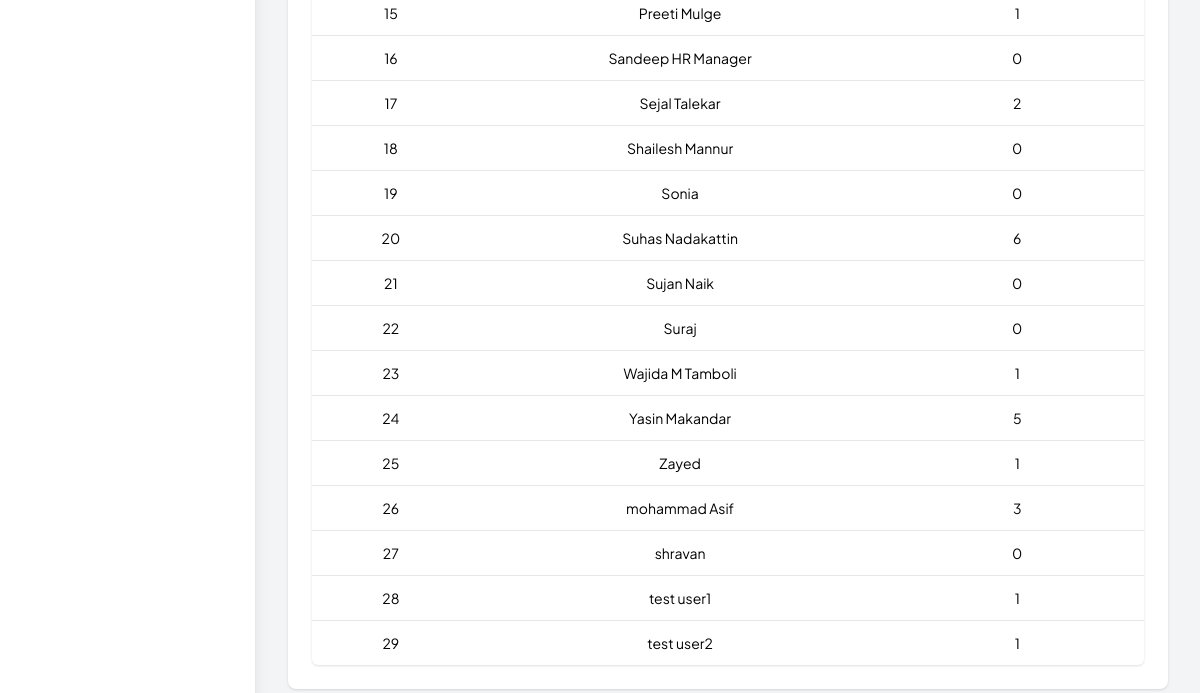
Before: /admin/leave_summary (signed in, lower part) with the older database file.
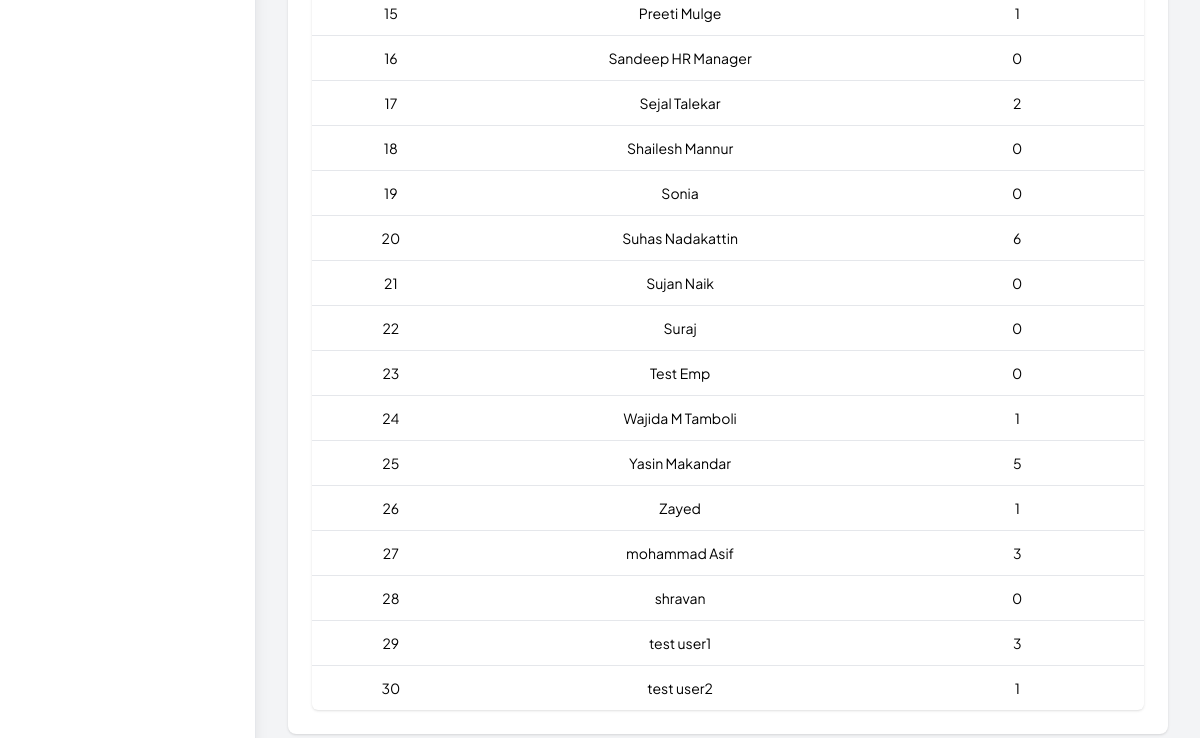
After: the same page with the newer database file.
### tables this page shows
CREATE TABLE tbl_employee (
                emp_id INTEGER PRIMARY KEY AUTOINCREMENT,
                first_name TEXT NOT NULL,
                last_name TEXT NOT NULL,
                gender TEXT NOT NULL,
                dob DATE NOT NULL,
                address TEXT NOT NULL,
                phone_no TEXT NOT NULL,
                email TEXT UNIQUE NOT NULL,
                password TEXT NOT NULL,
                status TEXT DEFAULT 'active',
                emp_type TEXT DEFAULT 'emp',
                inserted_date DATETIME DEFAULT CURRENT_TIMESTAMP
            , department TEXT);

### Backup_Code/app1.py (the view)
@app.route('/admin/leave_summary', methods=['GET', 'POST'])
def admin_leave_summary():
    if 'user_id' not in session or session['emp_type'] != 'admin':
        return redirect(url_for('login'))
    f_date_from   = request.form.get('date_from')         if request.method == 'POST' else ''
    f_date_to     = request.form.get('date_to')           if request.method == 'POST' else ''
    f_leave_type  = request.form.get('leave_type_id')     if request.method == 'POST' else ''
    leave_types   = db.get_leave_types()
    summary       = db.get_leave_summary(
                        date_from   = f_date_from or None,
                        date_to     = f_date_to   or None,
                        leave_type_id = f_leave_type or None
                    )
    return render_template('admin_leave_summary.html',
                           leave_types = leave_types,
                           summary     = summary,
                           f_date_from = f_date_from,
                           f_date_to   = f_date_to,
                           f_leave_type= f_leave_type)

### Backup_Code/database.py (called while the page is built)
    def get_connection(self):
        return sqlite3.connect(self.db_name)

    def get_leave_types(self):
        with self.get_connection() as c:
            return c.execute('SELECT leave_type_id, leave_type FROM tbl_leave_type ORDER BY leave_type').fetchall()

### Backup_Code/templates/admin_leave_summary.html (shortened to what this page needs)
{% extends "base.html" %}
{% block content %}
<div class="max-w-6xl mx-auto">
<div class="bg-white shadow rounded-lg">
  <div class="px-4 py-5 sm:p-6">
  <table class="min-w-full bg-white rounded-md shadow text-sm">
    <tbody class="divide-y">
      {% for row in summary %}
      <tr>
        <td class="px-4 py-3 text-center">{{ loop.index }}</td>
        <td class="px-4 py-3 text-center">{{ row[1] }}</td>
        <td class="px-4 py-3 text-center">{{ row[2]|int }}</td>
      </tr>
      {% endfor %}
    </tbody>
  </table>
</div>
</div>
</div>
{% endblock %}

Changed rows visible on the page:
added tbl_employee: row "Test Emp", row "0"
computed for tbl_employee "test user1": row "1" → "3"
